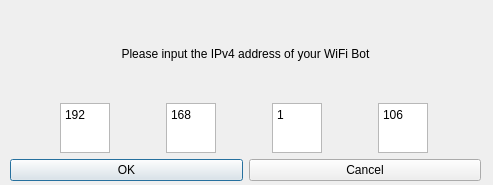
<?xml version="1.0" encoding="UTF-8"?>
<ui version="4.0">
 <class>changeIP</class>
 <widget class="QDialog" name="changeIP">
  <property name="geometry">
   <rect>
    <x>0</x>
    <y>0</y>
    <width>493</width>
    <height>185</height>
   </rect>
  </property>
  <property name="windowTitle">
   <string>Dialog</string>
  </property>
  <widget class="QWidget" name="verticalLayoutWidget">
   <property name="geometry">
    <rect>
     <x>10</x>
     <y>10</y>
     <width>471</width>
     <height>171</height>
    </rect>
   </property>
   <layout class="QVBoxLayout" name="verticalLayout">
    <item>
     <widget class="QLabel" name="label">
      <property name="text">
       <string>Please input the IPv4 address of your WiFi Bot</string>
      </property>
      <property name="alignment">
       <set>Qt::AlignCenter</set>
      </property>
     </widget>
    </item>
    <item>
     <layout class="QHBoxLayout" name="horizontalLayout">
      <item>
       <widget class="QPlainTextEdit" name="case1">
        <property name="maximumSize">
         <size>
          <width>50</width>
          <height>50</height>
         </size>
        </property>
        <property name="tabChangesFocus">
         <bool>true</bool>
        </property>
        <property name="plainText">
         <string>192</string>
        </property>
        <property name="tabStopWidth">
         <number>3</number>
        </property>
       </widget>
      </item>
      <item>
       <widget class="QPlainTextEdit" name="case2">
        <property name="maximumSize">
         <size>
          <width>50</width>
          <height>50</height>
         </size>
        </property>
        <property name="tabChangesFocus">
         <bool>true</bool>
        </property>
        <property name="plainText">
         <string>168</string>
        </property>
        <property name="tabStopWidth">
         <number>3</number>
        </property>
       </widget>
      </item>
      <item>
       <widget class="QPlainTextEdit" name="case3">
        <property name="maximumSize">
         <size>
          <width>50</width>
          <height>50</height>
         </size>
        </property>
        <property name="tabChangesFocus">
         <bool>true</bool>
        </property>
        <property name="plainText">
         <string>1</string>
        </property>
        <property name="tabStopWidth">
         <number>3</number>
        </property>
       </widget>
      </item>
      <item>
       <widget class="QPlainTextEdit" name="case4">
        <property name="maximumSize">
         <size>
          <width>50</width>
          <height>50</height>
         </size>
        </property>
        <property name="tabChangesFocus">
         <bool>true</bool>
        </property>
        <property name="plainText">
         <string>106</string>
        </property>
        <property name="tabStopWidth">
         <number>3</number>
        </property>
        <property name="maximumBlockCount">
         <number>3</number>
        </property>
       </widget>
      </item>
     </layout>
    </item>
    <item>
     <layout class="QHBoxLayout" name="horizontalLayout_2">
      <property name="topMargin">
       <number>0</number>
      </property>
      <item>
       <widget class="QPushButton" name="buttonOK">
        <property name="text">
         <string>OK</string>
        </property>
       </widget>
      </item>
      <item>
       <widget class="QPushButton" name="buttonCancel">
        <property name="focusPolicy">
         <enum>Qt::NoFocus</enum>
        </property>
        <property name="text">
         <string>Cancel</string>
        </property>
       </widget>
      </item>
     </layout>
    </item>
   </layout>
  </widget>
 </widget>
 <resources/>
 <connections/>
</ui>
